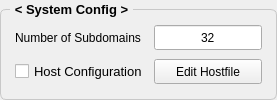
                <widget class="QGroupBox" name="groupBox_16">
                 <property name="enabled">
                  <bool>true</bool>
                 </property>
                 <property name="font">
                  <font>
                   <pointsize>10</pointsize>
                   <bold>true</bold>
                  </font>
                 </property>
                 <property name="styleSheet">
                  <string notr="true">QGroupBox {
    border: 1px solid;
    border-radius: 6;
    margin-top: 9;
    border-color : #c8c8c8;
	padding: 3;   
}
QGroupBox::title {
    subcontrol-origin: margin;
    subcontrol-position: top left;
    left: 10;
    padding: 2 3;
}</string>
                 </property>
                 <property name="title">
                  <string>&lt; System Config &gt;</string>
                 </property>
                 <property name="checkable">
                  <bool>false</bool>
                 </property>
                 <property name="checked">
                  <bool>false</bool>
                 </property>
                 <layout class="QGridLayout" name="gridLayout_17" columnstretch="1,0">
                  <property name="topMargin">
                   <number>9</number>
                  </property>
                  <property name="bottomMargin">
                   <number>9</number>
                  </property>
                  <item row="1" column="0">
                   <widget class="QCheckBox" name="checkBox_host_1">
                    <property name="font">
                     <font>
                      <pointsize>10</pointsize>
                     </font>
                    </property>
                    <property name="text">
                     <string>Host Configuration</string>
                    </property>
                   </widget>
                  </item>
                  <item row="0" column="1">
                   <widget class="QLineEdit" name="edit_number_of_subdomains">
                    <property name="sizePolicy">
                     <sizepolicy hsizetype="Expanding" vsizetype="Fixed">
                      <horstretch>0</horstretch>
                      <verstretch>0</verstretch>
                     </sizepolicy>
                    </property>
                    <property name="minimumSize">
                     <size>
                      <width>0</width>
                      <height>25</height>
                     </size>
                    </property>
                    <property name="font">
                     <font>
                      <pointsize>9</pointsize>
                      <bold>false</bold>
                     </font>
                    </property>
                    <property name="text">
                     <string>32</string>
                    </property>
                    <property name="alignment">
                     <set>Qt::AlignmentFlag::AlignCenter</set>
                    </property>
                   </widget>
                  </item>
                  <item row="0" column="0">
                   <widget class="QLabel" name="label_66">
                    <property name="font">
                     <font>
                      <pointsize>9</pointsize>
                      <bold>false</bold>
                     </font>
                    </property>
                    <property name="text">
                     <string>Number of Subdomains </string>
                    </property>
                   </widget>
                  </item>
                  <item row="1" column="1">
                   <widget class="QPushButton" name="button_edit_hostfile_mesh">
                    <property name="sizePolicy">
                     <sizepolicy hsizetype="Expanding" vsizetype="Fixed">
                      <horstretch>0</horstretch>
                      <verstretch>0</verstretch>
                     </sizepolicy>
                    </property>
                    <property name="minimumSize">
                     <size>
                      <width>0</width>
                      <height>25</height>
                     </size>
                    </property>
                    <property name="font">
                     <font>
                      <pointsize>9</pointsize>
                      <bold>false</bold>
                     </font>
                    </property>
                    <property name="text">
                     <string>Edit Hostfile</string>
                    </property>
                   </widget>
                  </item>
                 </layout>
                </widget>
